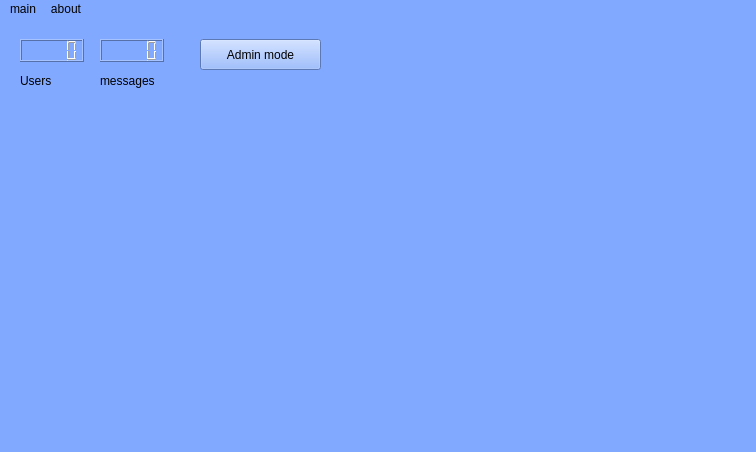
<?xml version="1.0" encoding="UTF-8"?>
<ui version="4.0">
 <class>MainWindow</class>
 <widget class="QMainWindow" name="MainWindow">
  <property name="geometry">
   <rect>
    <x>0</x>
    <y>0</y>
    <width>756</width>
    <height>452</height>
   </rect>
  </property>
  <property name="windowTitle">
   <string>MainWindow</string>
  </property>
  <property name="autoFillBackground">
   <bool>false</bool>
  </property>
  <property name="styleSheet">
   <string notr="true">background-color: #81a9ff; 
</string>
  </property>
  <property name="toolButtonStyle">
   <enum>Qt::ToolButtonFollowStyle</enum>
  </property>
  <widget class="QWidget" name="centralwidget">
   <widget class="QPushButton" name="pushButton">
    <property name="geometry">
     <rect>
      <x>200</x>
      <y>20</y>
      <width>121</width>
      <height>31</height>
     </rect>
    </property>
    <property name="focusPolicy">
     <enum>Qt::ClickFocus</enum>
    </property>
    <property name="text">
     <string>Admin mode</string>
    </property>
    <property name="icon">
     <iconset resource="resurse.qrc">
      <normaloff>:/resorse/C:/Users/alexey/Downloads/feather/chrome.svg</normaloff>
      <normalon>:/resorse/C:/Users/alexey/Downloads/feather/bell.svg</normalon>:/resorse/C:/Users/alexey/Downloads/feather/chrome.svg</iconset>
    </property>
   </widget>
   <widget class="QLCDNumber" name="lcdNumber">
    <property name="geometry">
     <rect>
      <x>20</x>
      <y>20</y>
      <width>64</width>
      <height>23</height>
     </rect>
    </property>
   </widget>
   <widget class="QLCDNumber" name="lcdNumber_2">
    <property name="geometry">
     <rect>
      <x>100</x>
      <y>20</y>
      <width>64</width>
      <height>23</height>
     </rect>
    </property>
    <property name="styleSheet">
     <string notr="true">font-color #ff5500</string>
    </property>
   </widget>
   <widget class="QLabel" name="label">
    <property name="geometry">
     <rect>
      <x>20</x>
      <y>50</y>
      <width>70</width>
      <height>23</height>
     </rect>
    </property>
    <property name="text">
     <string>Users</string>
    </property>
   </widget>
   <widget class="QLabel" name="label_2">
    <property name="geometry">
     <rect>
      <x>100</x>
      <y>50</y>
      <width>81</width>
      <height>23</height>
     </rect>
    </property>
    <property name="text">
     <string>messages</string>
    </property>
   </widget>
   <widget class="QFrame" name="frame_login_adm">
    <property name="enabled">
     <bool>true</bool>
    </property>
    <property name="geometry">
     <rect>
      <x>590</x>
      <y>-20</y>
      <width>141</width>
      <height>121</height>
     </rect>
    </property>
    <property name="mouseTracking">
     <bool>false</bool>
    </property>
    <property name="focusPolicy">
     <enum>Qt::ClickFocus</enum>
    </property>
    <property name="layoutDirection">
     <enum>Qt::LeftToRight</enum>
    </property>
    <property name="autoFillBackground">
     <bool>false</bool>
    </property>
    <property name="styleSheet">
     <string notr="true">
background-color: #81a9ff; </string>
    </property>
    <property name="frameShape">
     <enum>QFrame::NoFrame</enum>
    </property>
    <property name="frameShadow">
     <enum>QFrame::Raised</enum>
    </property>
    <property name="lineWidth">
     <number>0</number>
    </property>
    <widget class="QLabel" name="label_7">
     <property name="geometry">
      <rect>
       <x>20</x>
       <y>10</y>
       <width>91</width>
       <height>81</height>
      </rect>
     </property>
     <property name="autoFillBackground">
      <bool>false</bool>
     </property>
     <property name="styleSheet">
      <string notr="true"/>
     </property>
     <property name="text">
      <string/>
     </property>
     <property name="pixmap">
      <pixmap resource="resurse.qrc">:/icons/icon/caffeine_logo_icon_256818.png</pixmap>
     </property>
    </widget>
   </widget>
   <widget class="QStackedWidget" name="stackedWidget">
    <property name="geometry">
     <rect>
      <x>70</x>
      <y>110</y>
      <width>501</width>
      <height>291</height>
     </rect>
    </property>
    <property name="currentIndex">
     <number>0</number>
    </property>
    <widget class="QWidget" name="page_3"/>
    <widget class="QWidget" name="page">
     <widget class="QGroupBox" name="groupBox">
      <property name="geometry">
       <rect>
        <x>40</x>
        <y>10</y>
        <width>251</width>
        <height>151</height>
       </rect>
      </property>
      <property name="title">
       <string>login admin</string>
      </property>
      <property name="checkable">
       <bool>false</bool>
      </property>
      <widget class="QLineEdit" name="lineEdit">
       <property name="geometry">
        <rect>
         <x>80</x>
         <y>30</y>
         <width>113</width>
         <height>30</height>
        </rect>
       </property>
      </widget>
      <widget class="QLineEdit" name="lineEdit_2">
       <property name="enabled">
        <bool>true</bool>
       </property>
       <property name="geometry">
        <rect>
         <x>80</x>
         <y>70</y>
         <width>113</width>
         <height>30</height>
        </rect>
       </property>
       <property name="text">
        <string/>
       </property>
       <property name="echoMode">
        <enum>QLineEdit::PasswordEchoOnEdit</enum>
       </property>
      </widget>
      <widget class="QLabel" name="label_3">
       <property name="geometry">
        <rect>
         <x>19</x>
         <y>30</y>
         <width>51</width>
         <height>23</height>
        </rect>
       </property>
       <property name="text">
        <string>login</string>
       </property>
      </widget>
      <widget class="QLabel" name="label_4">
       <property name="geometry">
        <rect>
         <x>19</x>
         <y>70</y>
         <width>51</width>
         <height>23</height>
        </rect>
       </property>
       <property name="text">
        <string>pass</string>
       </property>
      </widget>
      <widget class="QDialogButtonBox" name="buttonBox">
       <property name="geometry">
        <rect>
         <x>40</x>
         <y>110</y>
         <width>166</width>
         <height>31</height>
        </rect>
       </property>
       <property name="standardButtons">
        <set>QDialogButtonBox::Cancel|QDialogButtonBox::Ok</set>
       </property>
      </widget>
     </widget>
    </widget>
    <widget class="QWidget" name="page_2">
     <widget class="QListWidget" name="listWidget">
      <property name="geometry">
       <rect>
        <x>50</x>
        <y>70</y>
        <width>256</width>
        <height>31</height>
       </rect>
      </property>
      <property name="styleSheet">
       <string notr="true">background-color: #ffffff</string>
      </property>
     </widget>
     <widget class="QCheckBox" name="check_user_ban">
      <property name="geometry">
       <rect>
        <x>310</x>
        <y>70</y>
        <width>21</width>
        <height>29</height>
       </rect>
      </property>
      <property name="styleSheet">
       <string notr="true">background-color:  #81a9ff</string>
      </property>
      <property name="text">
       <string/>
      </property>
     </widget>
     <widget class="QLabel" name="label_5">
      <property name="geometry">
       <rect>
        <x>300</x>
        <y>30</y>
        <width>70</width>
        <height>23</height>
       </rect>
      </property>
      <property name="text">
       <string>Block</string>
      </property>
     </widget>
     <widget class="QLabel" name="label_6">
      <property name="geometry">
       <rect>
        <x>60</x>
        <y>30</y>
        <width>70</width>
        <height>23</height>
       </rect>
      </property>
      <property name="text">
       <string>Users</string>
      </property>
     </widget>
    </widget>
   </widget>
  </widget>
  <widget class="QMenuBar" name="menubar">
   <property name="geometry">
    <rect>
     <x>0</x>
     <y>0</y>
     <width>756</width>
     <height>28</height>
    </rect>
   </property>
   <widget class="QMenu" name="menumain">
    <property name="title">
     <string>main</string>
    </property>
    <addaction name="actionadmin_mode"/>
    <addaction name="actioncheck_messages"/>
    <addaction name="actionexit"/>
    <addaction name="actionhelp"/>
   </widget>
   <widget class="QMenu" name="menuabout">
    <property name="title">
     <string>about</string>
    </property>
   </widget>
   <addaction name="menumain"/>
   <addaction name="menuabout"/>
  </widget>
  <widget class="QStatusBar" name="statusbar"/>
  <action name="actionadmin_mode">
   <property name="text">
    <string>admin mode</string>
   </property>
  </action>
  <action name="actioncheck_messages">
   <property name="text">
    <string>check messages</string>
   </property>
  </action>
  <action name="actionexit">
   <property name="text">
    <string>exit</string>
   </property>
  </action>
  <action name="actionhelp">
   <property name="text">
    <string>help</string>
   </property>
  </action>
 </widget>
 <resources>
  <include location="resurse.qrc"/>
 </resources>
 <connections/>
</ui>
